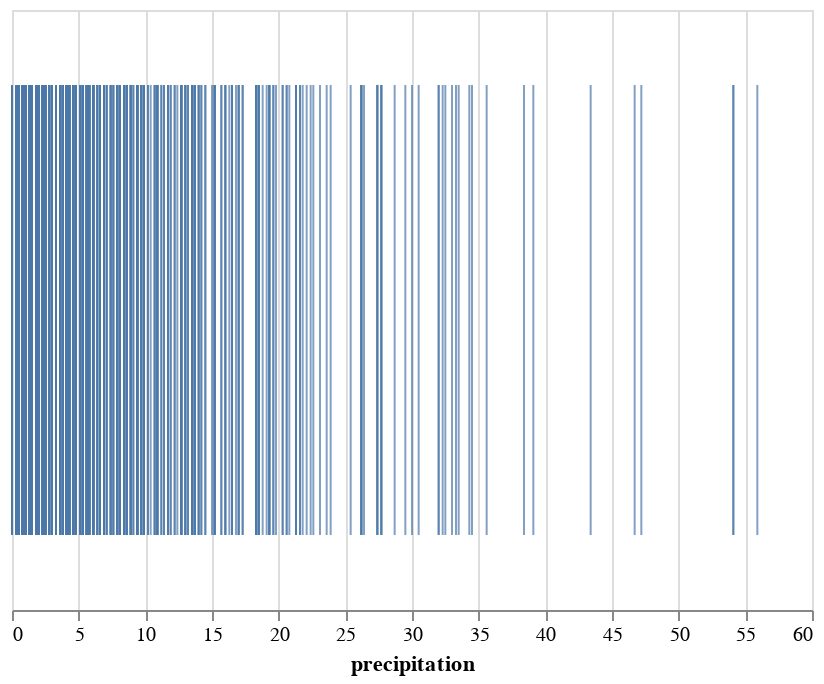

Here is the notebook cell this chart was saved with:
### Code cell
# Basic altair chart
# Encodes precipitation amounts with ticks along an x-axis
alt.Chart(df).mark_tick().encode(
    x='precipitation:Q', # matches column name
)

### Figure 1 — Vega-Lite specification as saved in the notebook (floating-point values rounded to 4 significant figures; data arrays with more than 128 entries replaced by an {"elided": "..."} marker saying what was removed)
{"$schema": "https://vega.github.io/schema/vega-lite/v3.4.0.json", "config": {"background": "white", "mark": {"tooltip": null}, "view": {"height": 300, "width": 400}}, "data": {"name": "data-e0082f48dd2b52cfa8769983f453b4c7"}, "datasets": {"data-e0082f48dd2b52cfa8769983f453b4c7": {"elided": "1461 records"}}, "encoding": {"x": {"field": "precipitation", "type": "quantitative"}}, "mark": "tick"}
